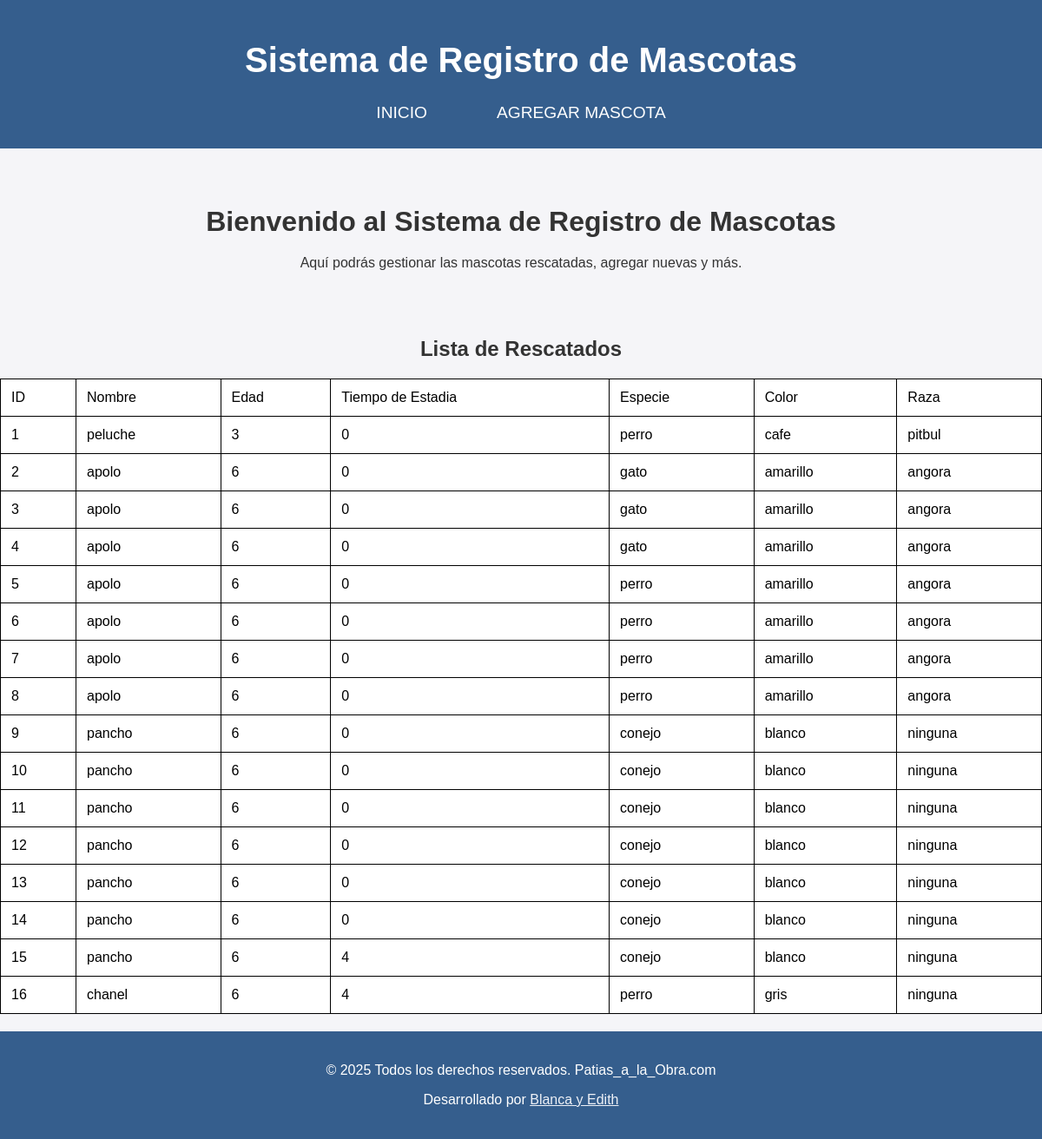
The page / on the database its author committed.
### tables this page shows
CREATE TABLE `mascotas_adp` (
  `ID` int(11) NOT NULL,
  `Nombre` varchar(100) NOT NULL,
  `Edad` int(11) NOT NULL,
  `Estadia` int(11) NOT NULL,
  `Especie` varchar(50) NOT NULL,
  `Color` varchar(50) NOT NULL,
  `Raza` varchar(100) NOT NULL
);

### index.php (the view)
<?php include 'db.php'; ?>
<?php include 'header.php'; ?>
<h2 style="text-align: center;">Lista de Rescatados</h2>
<table class="styled-table" style="color: black; ">
    <tr style="background-color: rgb(106, 171, 193);">
        <td>ID</td>
        <td>Nombre</td>
        <td>Edad</td>
        <td>Tiempo de Estadia</td>
        <td>Especie</td>
        <td>Color</td>
        <td>Raza</td>
    </tr>
    <?php
    $result = $conn->query("SELECT * FROM mascotas_adp");
    if ($result->num_rows > 0):
        while ($row = $result->fetch_assoc()): ?>
            <tr>
                <td><?= $row['ID'] ?></td>
                <td>
                    <label for="Nombre_<?= $row['ID'] ?>"><?= $row['Nombre'] ?></label>
                </td>
                <td>
                    <label for="Edad_<?= $row['ID'] ?>"><?= $row['Edad'] ?></label>
                </td>
                <td>
                    <label for="Estadia_<?= $row['ID'] ?>"><?= $row['Estadia'] ?></label>
                </td>
                <td>
                    <label for="Especie_<?= $row['ID'] ?>"><?= $row['Especie'] ?></label>
                </td>
                <td>
                    <label for="Color_<?= $row['ID'] ?>"><?= $row['Color'] ?></label>
                </td>
                <td>
                    <label for="Raza_<?= $row['ID'] ?>"><?= $row['Raza'] ?></label>
                </td>
            </tr>
        <?php endwhile;
    else: ?>
        <tr>
            <td colspan="8">No hay registros disponibles.</td>
        </tr>
    <?php endif; ?>
</table>
<?php include 'footer.php'; ?>

### header.php (shortened to what this page needs)
<!DOCTYPE html>
<html lang="es">
<head>
    <link rel="stylesheet" href="stilos.css">
</head>
<body>
<header>
    <h1 >Sistema de Registro de Mascotas</h1>
    <nav>
        <ul>
            <li><a href="index.php">INICIO</a></li>
            <li><a href="registrar.php">AGREGAR MASCOTA</a></li>
        </ul>
    </nav>
</header>
<main>
    <h2>Bienvenido al Sistema de Registro de Mascotas</h2>
    <p>Aquí podrás gestionar las mascotas rescatadas, agregar nuevas y más.</p>
</main>
</body>
</html>

### footer.php
<footer style="background-color: rgb(53, 94, 141); color: white; text-align: center; padding: 20px 0; margin-top: 20px;">
    <p>&copy; <?php echo date("Y"); ?> Todos los derechos reservados. Patias_a_la_Obra.com</p>
    <p>Desarrollado por <a href="https://patitas.com" style="color:rgb(237, 240, 246);">Blanca y Edith</a></p>
</footer>

### stilos.css (style rules this page uses)
body { font-family: Arial, sans-serif; margin: 20px; }
header { background: #333; color: white; padding: 10px; text-align: center; }
nav a { margin: 0 10px; color: white; text-decoration: none; }
footer { text-align: center; margin-top: 20px; }
table { width: 100%; border-collapse: collapse; margin-top: 20px; }
tr, td { border: 1px solid black; padding: 10px; text-align: left; }
.styled-table { border-collapse: collapse; }
.styled-table th, .styled-table td { border: 1px solid black; background-color: white; color: black; }

### header.php (style rules this page uses)
body { font-family: 'Arial', sans-serif; background-color:rgb(245, 245, 248); margin: 0; padding: 0; color: #333; }
header { background-color:rgb(53, 94, 141); color: white; text-align: center; padding: 20px 0; }
header h1 { font-size: 2.5em; }
nav ul { display: flex; justify-content: center; padding: 0; list-style: none; margin: 10px 0; }
nav ul li { margin: 0 15px; }
nav ul li a { text-decoration: none; color: white; font-size: 1.2em; padding: 10px 15px; border-radius: 5px; transition: background-color 0.3s; }
main { padding: 40px; text-align: center; }
main h2 { font-size: 2em; margin-bottom: 20px; }
table { width: 100%; border-collapse: collapse; margin-top: 20px; }
table, th, td { border: 1px solid #ddd; }
th, td { padding: 12px; text-align: left; }
tr:nth-child(even) { background-color:rgb(242, 230, 230); }

### rows shown on the page
mascotas_adp: ID "1", Nombre "peluche", Edad "3", Estadia "0", Especie "perro", Color "cafe", Raza "pitbul"
mascotas_adp: ID "2", Nombre "apolo", Edad "6", Estadia "0", Especie "gato", Color "amarillo", Raza "angora"
mascotas_adp: ID "3", Nombre "apolo", Edad "6", Estadia "0", Especie "gato", Color "amarillo", Raza "angora"
mascotas_adp: ID "4", Nombre "apolo", Edad "6", Estadia "0", Especie "gato", Color "amarillo", Raza "angora"
mascotas_adp: ID "5", Nombre "apolo", Edad "6", Estadia "0", Especie "perro", Color "amarillo", Raza "angora"
mascotas_adp: ID "6", Nombre "apolo", Edad "6", Estadia "0", Especie "perro", Color "amarillo", Raza "angora"
mascotas_adp: ID "7", Nombre "apolo", Edad "6", Estadia "0", Especie "perro", Color "amarillo", Raza "angora"
mascotas_adp: ID "8", Nombre "apolo", Edad "6", Estadia "0", Especie "perro", Color "amarillo", Raza "angora"
mascotas_adp: ID "9", Nombre "pancho", Edad "6", Estadia "0", Especie "conejo", Color "blanco", Raza "ninguna"
mascotas_adp: ID "10", Nombre "pancho", Edad "6", Estadia "0", Especie "conejo", Color "blanco", Raza "ninguna"
mascotas_adp: ID "11", Nombre "pancho", Edad "6", Estadia "0", Especie "conejo", Color "blanco", Raza "ninguna"
mascotas_adp: ID "12", Nombre "pancho", Edad "6", Estadia "0", Especie "conejo", Color "blanco", Raza "ninguna"
mascotas_adp: ID "13", Nombre "pancho", Edad "6", Estadia "0", Especie "conejo", Color "blanco", Raza "ninguna"
mascotas_adp: ID "14", Nombre "pancho", Edad "6", Estadia "0", Especie "conejo", Color "blanco", Raza "ninguna"
mascotas_adp: ID "15", Nombre "pancho", Edad "6", Estadia "4", Especie "conejo", Color "blanco", Raza "ninguna"
mascotas_adp: ID "16", Nombre "chanel", Edad "6", Estadia "4", Especie "perro", Color "gris", Raza "ninguna"
